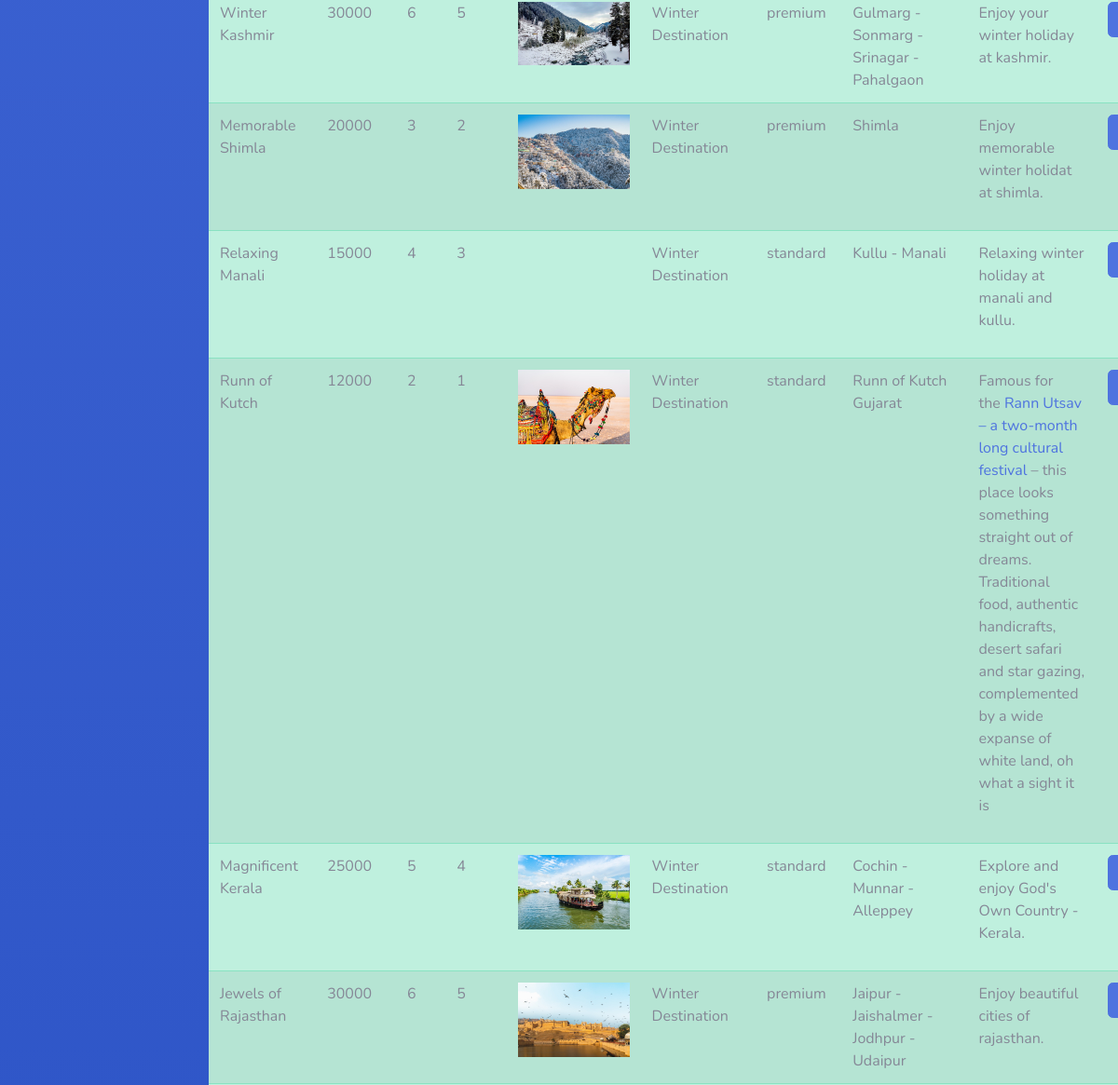
The app's page /admin/packagelist.php (signed in, middle part), older data.
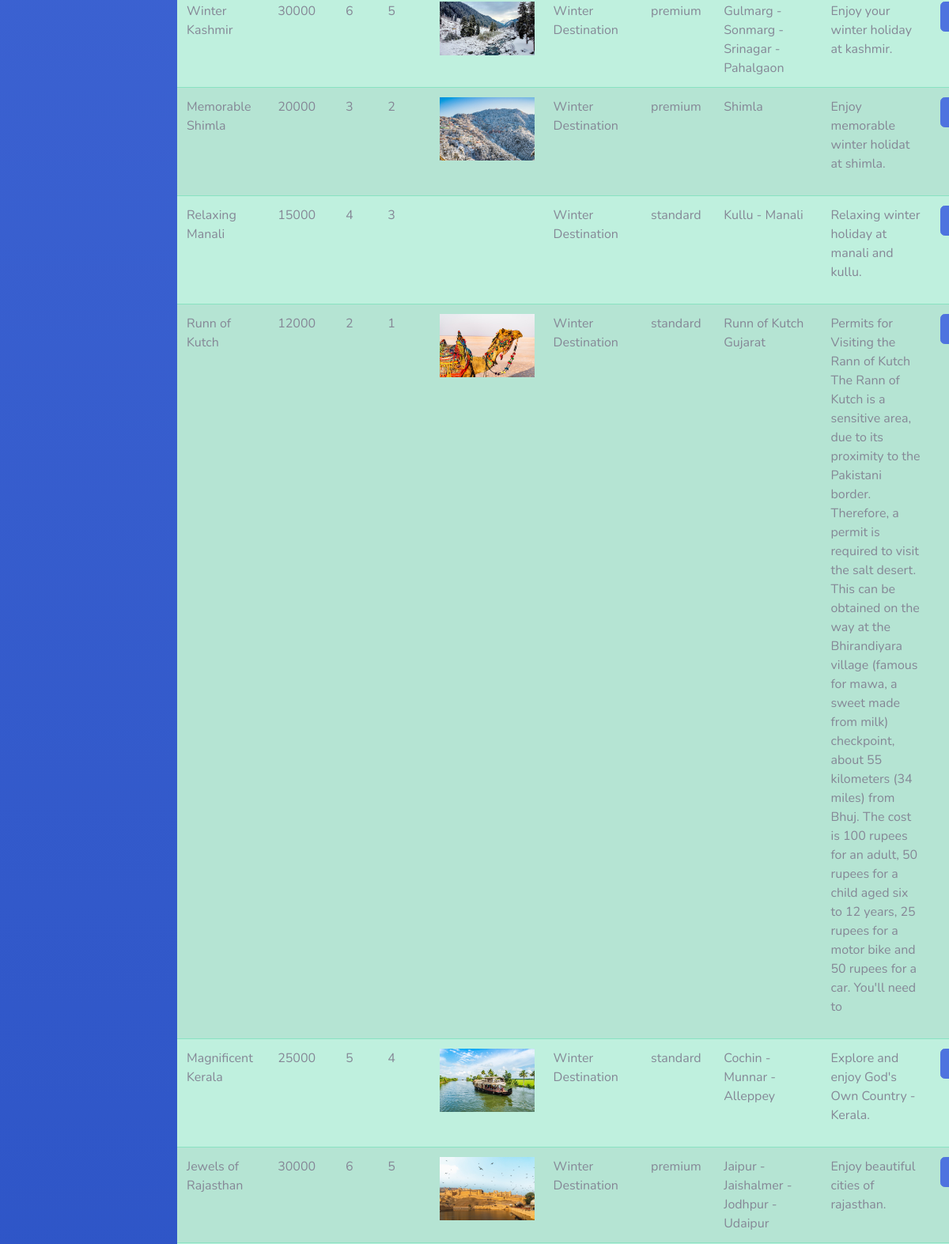
The same page, newer data.
### tables this page shows
CREATE TABLE `package_info` (
  `id` int(10) NOT NULL,
  `package_name` varchar(100) NOT NULL,
  `package_price` varchar(100) NOT NULL,
  `day` varchar(10) NOT NULL,
  `night` varchar(100) NOT NULL,
  `package_image` varchar(100) NOT NULL,
  `classification` varchar(100) NOT NULL,
  `category` varchar(100) NOT NULL,
  `location` varchar(100) NOT NULL,
  `package_desc` varchar(500) NOT NULL
);

### admin/packagelist.php (the view, shortened to what this page needs)
<!DOCTYPE html>
<html lang="en">
<head>
  <link href="assets/vendor/fontawesome-free/css/all.min.css" rel="stylesheet" type="text/css">
  <link href="assets/css/sb-admin-2.min.css" rel="stylesheet">
  <link rel="stylesheet" href="css files/liststyle.css">
</head>
<body id="page-top">
  <div id="wrapper">
    <?php include("include/sidebar.php");?>
    <div id="content-wrapper" class="d-flex flex-column">
      <div id="content">
        <table class="table table-success table-striped">
          <tbody>
            <?php
            $connect=mysqli_connect("localhost","root","","tour_and_travels");
            $row="SELECT * FROM package_info";
            $res=$connect->query($row);
            while($line=$res->fetch_assoc()){
            ?>
            <tr>
              <td><?php echo $line['package_name'] ?></td>
              <td><?php echo $line['package_price'] ?></td>
              <td><?php echo $line['day'] ?></td>
              <td><?php echo $line['night'] ?></td>
              <td><img src="package images/<?php echo $line['package_image']; ?>" style="width: 120px;" alt=""></td>
              <td><?php echo $line['classification'] ?></td>
              <td><?php echo $line['category'] ?></td>
              <td><?php echo $line['location'] ?></td>
              <td><?php echo $line['package_desc'] ?></td>
              <td><a href="editlist.php?id=<?php echo $line['id'];?>" class="btn btn-primary"><i class="fa-solid fa-pen-to-square"></i></a></td>
            </tr>
            <?php
            } ?>
          </tbody>
        </table>
      </div>
      <?php include("include/footer.php") ?>
</body>
</html>

### admin/include/sidebar.php (shortened to what this page needs)
<ul class="navbar-nav bg-gradient-primary sidebar sidebar-dark accordion" id="accordionSidebar">
        </ul>

### admin/include/footer.php (shortened to what this page needs)
    </div>
</div>

Row changes from the older to the newer data that the page shows:
changed package_info "Runn of Kutch": package_desc "Famous for the Rann Utsav – a two-month long cultural festival – this place looks something straight out of dreams. Traditional food, authentic handicrafts, desert safari and star gazing, complemented by a wide expanse of white land, oh what a sight it is" → "Permits for Visiting the Rann of Kutch The Rann of Kutch is a sensitive area, due to its proximity to the Pakistani border. Therefore, a permit is required to visit the salt desert. This can be obtained on the way at the Bhirandiyara village (famous for mawa, a sweet made from milk) checkpoint, about 55 kilometers (34 miles) from Bhuj. The cost is 100 rupees for an adult, 50 rupees for a child aged six to 12 years, 25 rupees for a motor bike and 50 rupees for a car. You'll need to"
